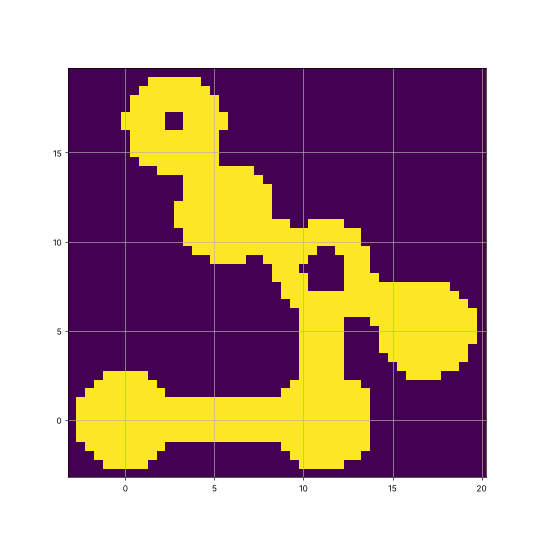

This chart was generated by the following Python code:
import sys
sys.path.insert(0,'tools')
import cadquery as cq, numpy as np
s=cq.importers.importStep('work/parts/bridge.step').val()
import matplotlib; matplotlib.use('Agg'); import matplotlib.pyplot as plt
xs=np.arange(-3,20.5,0.5); ys=np.arange(-3,20,0.5)
H=np.full((len(ys),len(xs)),np.nan)
from OCP.BRepClass3d import BRepClass3d_SolidClassifier
from OCP.gp import gp_Pnt
from OCP.TopAbs import TopAbs_IN
for i,y in enumerate(ys):
  for j,x in enumerate(xs):
    for z in (7.25,7.05):
        c=BRepClass3d_SolidClassifier(s.wrapped,gp_Pnt(x,y,z),1e-6)
        if c.State()==TopAbs_IN: H[i,j]=z;break
np.save('scripts/bmap.npy',H)
fig,ax=plt.subplots(figsize=(9,9)); ax.imshow(~np.isnan(H),origin='lower',extent=(-3.25,20.25,-3.25,19.75)); ax.grid(True)
plt.savefig('scripts/bmap.png',dpi=60)
print(np.nanmax(H),np.nanmin(H))
